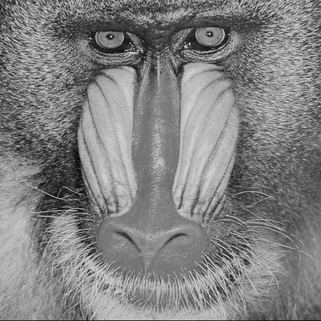
#> input picture Atividade Extra Classe 3/imagens de entrada/baboon_monocromatica.png, 321 x 321 px, shrunk from 512 x 512 before the run
$ python Q1.py
#> lines starting #> are read from the running program, lines starting #| are printed output that depends on the picture
"""Q1 — Rotação de imagem em múltiplos de 90 graus."""

from pathlib import Path

import cv2
import matplotlib.pyplot as plt
import numpy as np


PASTA_ATUAL = Path(__file__).resolve().parent
ARQUIVO_ENTRADA = PASTA_ATUAL / "imagens de entrada" / "baboon_monocromatica.png"
ARQUIVO_SAIDA = PASTA_ATUAL / "resultados" / "Q1_resultados.png"


def carregar_imagem_monocromatica(caminho: Path):
    """Carrega uma imagem PNG como matriz bidimensional de intensidades."""
    imagem = cv2.imread(str(caminho), cv2.IMREAD_GRAYSCALE)
#> imagem is the input picture: shape (321, 321); min 7, max 236, mean 129.2

    if imagem is None:
        raise FileNotFoundError(f"Não foi possível carregar a imagem: {caminho}")

    return imagem


def rotacionar_90_horario(imagem: np.ndarray):
    """Rotaciona a matriz 90 graus no sentido horário por mapeamento de índices."""
    altura, largura = imagem.shape
#> altura = 321; largura = 321
    linhas, colunas = np.indices(imagem.shape)
    rotacionada = np.empty((largura, altura), dtype=imagem.dtype)

    rotacionada[colunas, altura - linhas - 1] = imagem
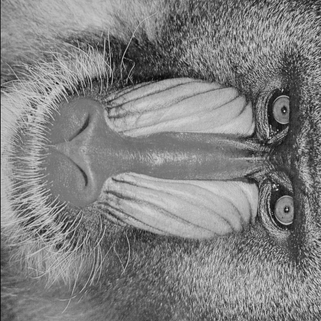
#> rotacionada: shape (321, 321); min 7, max 236, mean 129.2

    return rotacionada


def rotacionar_180(imagem: np.ndarray):
    """Rotaciona a matriz 180 graus por mapeamento de índices."""
    altura, largura = imagem.shape
#> altura = 321; largura = 321
    linhas, colunas = np.indices(imagem.shape)
    rotacionada = np.empty_like(imagem)

    rotacionada[altura - linhas - 1, largura - colunas - 1] = imagem
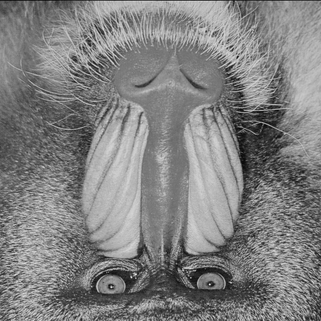
#> rotacionada: shape (321, 321); min 7, max 236, mean 129.2

    return rotacionada


def rotacionar_270_horario(imagem: np.ndarray):
    """Rotaciona a matriz 270 graus no sentido horário por mapeamento de índices."""
    altura, largura = imagem.shape
#> altura = 321; largura = 321
    linhas, colunas = np.indices(imagem.shape)
    rotacionada = np.empty((largura, altura), dtype=imagem.dtype)

    rotacionada[largura - colunas - 1, linhas] = imagem
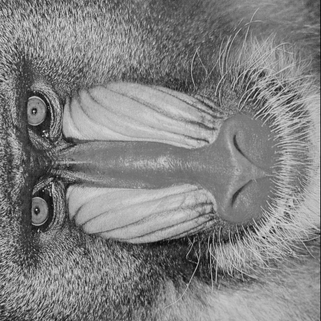
#> rotacionada: shape (321, 321); min 7, max 236, mean 129.2

    return rotacionada


def salvar_comparacao(original: np.ndarray, rotacao_90: np.ndarray,
                      rotacao_180: np.ndarray, rotacao_270: np.ndarray,
                      saida: Path):
    """Exibe e salva a comparação entre a imagem original e as rotações."""
    # Usado IA apenas para amostragem visual
    saida.parent.mkdir(parents=True, exist_ok=True)

    figura, eixos = plt.subplots(2, 2, figsize=(9, 9))
    figura.subplots_adjust(wspace=0.06, hspace=0.20, bottom=0.08)
    e0, e1, e2, e3 = eixos.flat

    e0.imshow(original, cmap="gray", vmin=0, vmax=255); e0.axis("off")
    e1.imshow(rotacao_90, cmap="gray", vmin=0, vmax=255); e1.axis("off")
    e2.imshow(rotacao_180, cmap="gray", vmin=0, vmax=255); e2.axis("off")
    e3.imshow(rotacao_270, cmap="gray", vmin=0, vmax=255); e3.axis("off")

    e0.text(0.5, -0.08, "(a) imagem original", transform=e0.transAxes,
            ha="center", va="top", fontsize=12)
    e1.text(0.5, -0.08, "(b) rotação 90° horário", transform=e1.transAxes,
            ha="center", va="top", fontsize=12)
    e2.text(0.5, -0.08, "(c) rotação 180°", transform=e2.transAxes,
            ha="center", va="top", fontsize=12)
    e3.text(0.5, -0.08, "(d) rotação 270° horário", transform=e3.transAxes,
            ha="center", va="top", fontsize=12)

    figura.savefig(saida, dpi=180, bbox_inches="tight")
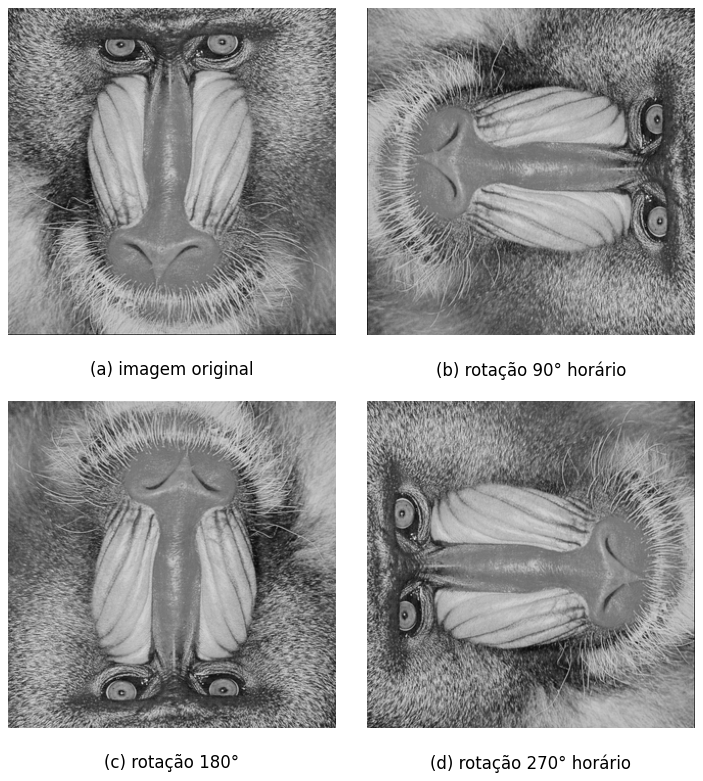
#> figure drawn by matplotlib, 4 panels
    plt.show()


if __name__ == "__main__":
    original = carregar_imagem_monocromatica(ARQUIVO_ENTRADA)

    rotacao_90 = rotacionar_90_horario(original)
    rotacao_180 = rotacionar_180(original)
    rotacao_270 = rotacionar_270_horario(original)

    salvar_comparacao(original, rotacao_90, rotacao_180, rotacao_270, ARQUIVO_SAIDA)
    print(f"Imagem comparativa salva em: {ARQUIVO_SAIDA}")

$ run again, with Atividade Extra Classe 3/imagens de entrada/aerial_view.png copied over Atividade Extra Classe 3/imagens de entrada/baboon_monocromatica.png
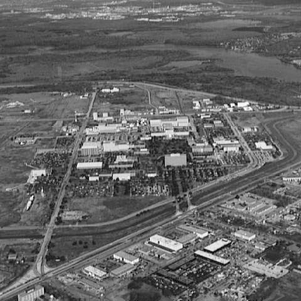
#> input picture Atividade Extra Classe 3/imagens de entrada/aerial_view.png, 301 x 301 px, shrunk from 480 x 480 before the run
#> in carregar_imagem_monocromatica, imagem is the input picture: shape (301, 301); min 0, max 255, mean 101.2
#> in rotacionar_270_horario, `rotacionada[largura - colunas - 1, linhas] = imagem`:
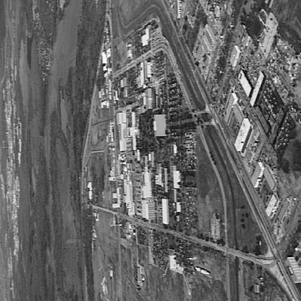
#> rotacionada: shape (301, 301); min 0, max 255, mean 101.2
#> in salvar_comparacao, `figura.savefig(saida, dpi=180, bbox_inches="tight")`:
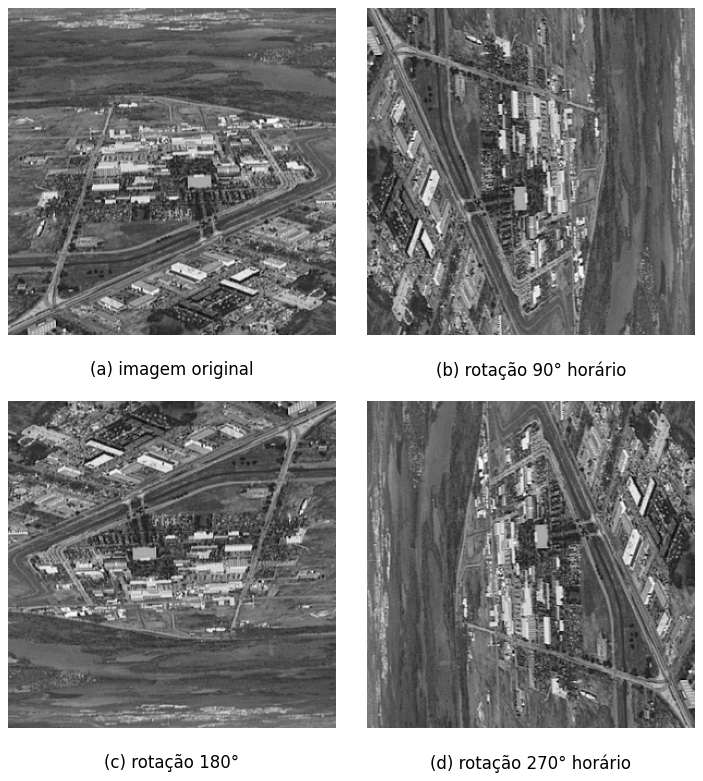
#> figure drawn by matplotlib, 4 panels
